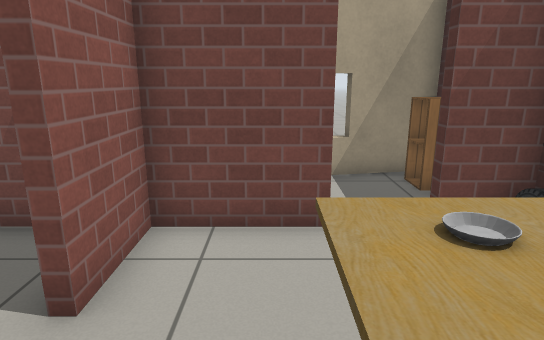
[1] (above)

14 first-person views from a walk through a robot-simulator world made for Gazebo. The camera is 1.2 m above the floor, tilts 14° down and sees 75° across. The floor is counted in squares, 0.5 m on a side. Each view is taken from the middle of a square. On the plan, view 1 faces up. The plan holds only what a view shows up to about 20 squares ahead; the rest is blank. Gazebo's built-in surfaces are drawn with simple patterns.

[2]
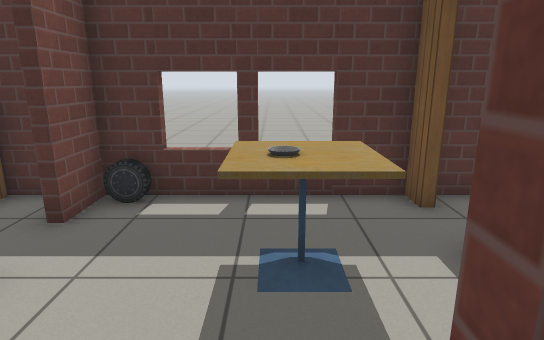

[3]
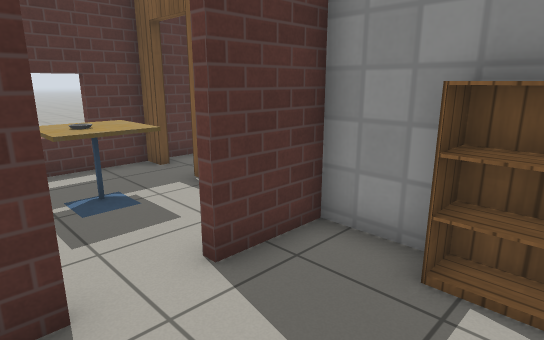

[4]
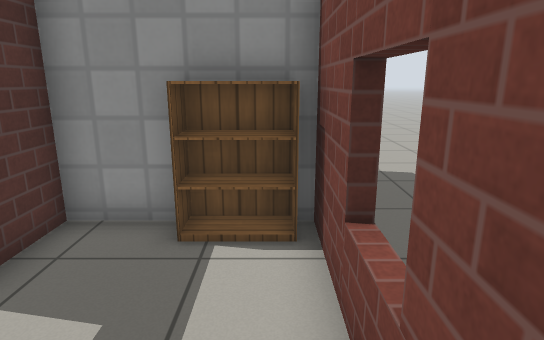

[5]
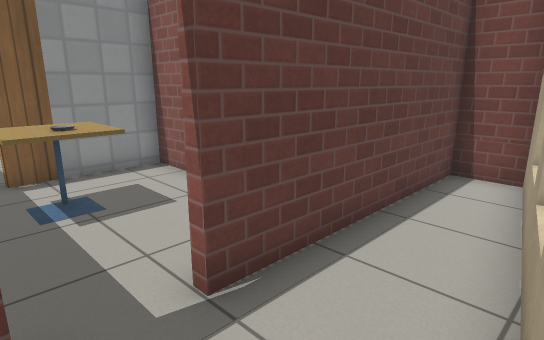

[6]
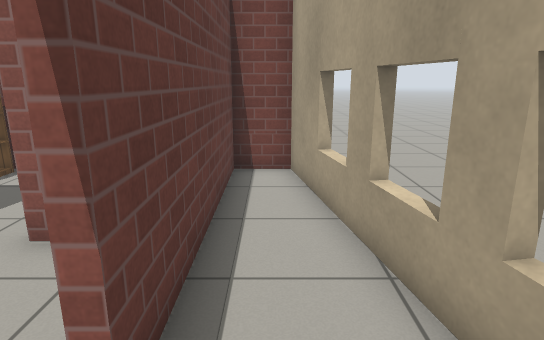

[7]
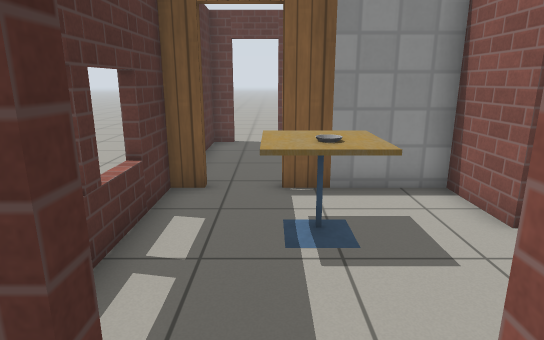

[8]
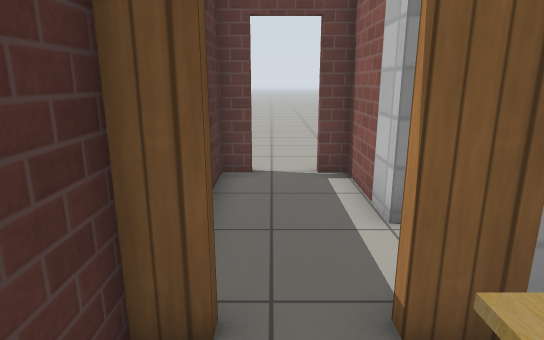

[9]
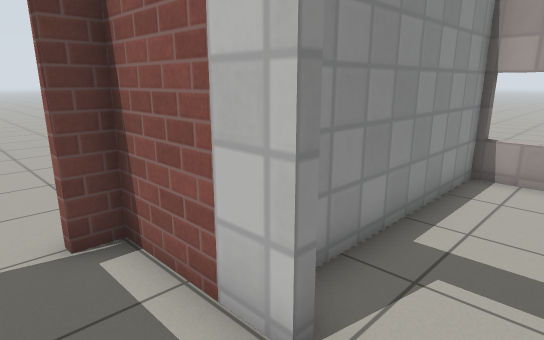

[10]
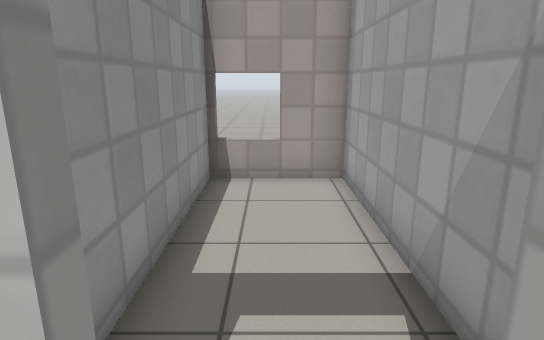

[11]
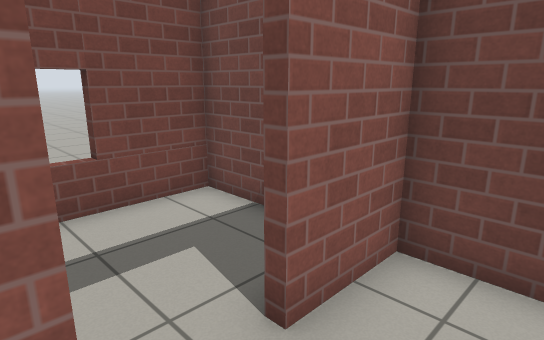

[12]
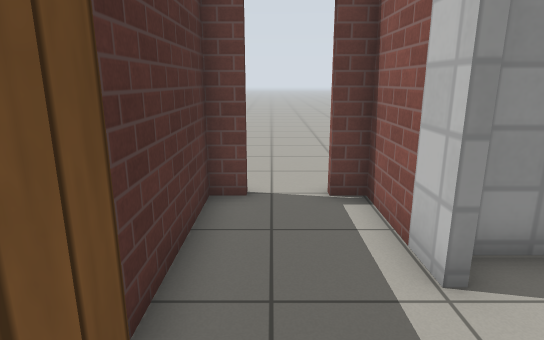

[13]
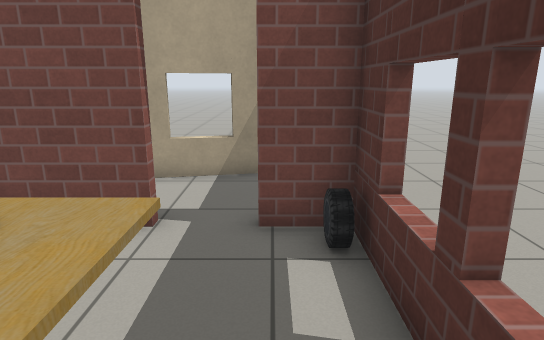

[14]
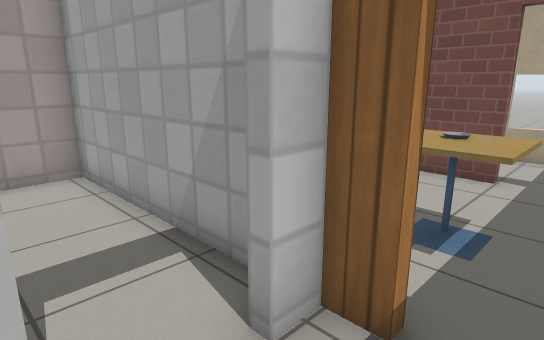

### Floor plan
Key: @ floor where view 1 was taken; # wall or solid block; . floor; D open door; = window, fence, low wall or low ledge; C cabinet; A car; B bowl; T cafe table; K bookshelf.
Columns run from 8 left of view 1 to 6 right of it. Each row starts with its distance up from view 1.
 11  ....
 10  ....     ###
  9      ##=#=#.#
  8  ###=#......C
  7  #..........#
  6  ########DD## .
  5  #....#.....A .
  4  #....#.....=..
  3  #....D.....=..
  2  =....D..BT.=.
  1 .#....#..TT.=.
  0 .#KK..#.@...#
 -1 .#########DD#
 -2 .#.......D..#
 -3 .#.......D..#
 -4  =.......#..#
 -5  #########..#
 -6          #..#
 -7          #DD#
 -8           .D.
 -9           ...

Where each view was taken, in squares from view 1:
view 1: 0 up, 0 right, facing up
view 2: 2 up, 3 left, facing right
view 3: 4 up, 6 left, facing down-right
view 4: 5 up, 6 left, facing down
view 5: 9 up, 3 right, facing down-left
view 6: 7 up, 3 right, facing left
view 7: 7 up, 2 right, facing down
view 8: 2 up, 3 right, facing down
view 9: 2 down, 3 right, facing down-left
view 10: 3 down, 2 right, facing left
view 11: 1 up, 0 right, facing up-left
view 12: 0 up, 3 right, facing down
view 13: 0 up, 3 right, facing up
view 14: 4 down, 3 right, facing up-left
